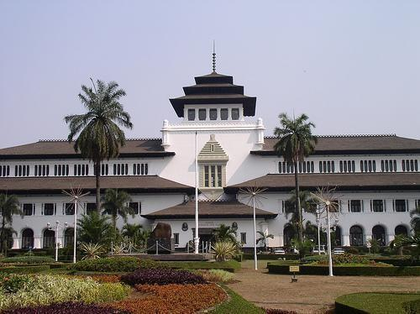
%> input picture Test/image_no2-4.png, 420 x 314 px, shrunk from 500 x 374 before the run
$ octave main.m   (GNU Octave 9; MATLAB toolbox functions it lacks are replaced by stand-ins)
%> lines starting %> are read from the running program, lines starting %| are printed output that depends on the picture
### nomor2_smoothing/konvolusi_citra.m
function output = konvolusi_citra(image, mask)
    mask = double(mask);
    mask = mask / sum(mask(:));  % normalisasi

    [m, n] = size(mask);
    pad_h = floor(m/2);
    pad_w = floor(n/2);

    image = double(image);
    if ismatrix(image)
        padded = padarray(image, [pad_h pad_w], 'replicate');
        [M, N] = size(image);
        output = zeros(M, N);
        for i = 1:M
            for j = 1:N
                region = padded(i:i+m-1, j:j+n-1);
                output(i, j) = sum(sum(region .* mask));
            end
        end

    elseif ndims(image) == 3
        [M, N, C] = size(image);
        output = zeros(M, N, C);
        for c = 1:C
            channel = image(:,:,c);
            padded = padarray(channel, [pad_h pad_w], 'replicate');
            for i = 1:M
                for j = 1:N
                    region = padded(i:i+m-1, j:j+n-1);
                    output(i, j, c) = sum(sum(region .* mask));
                end
            end
        end
    end

    output = uint8(output);
end

### nomor2_smoothing/frequency_filtering.m
function [ilpf_img, glpf_img, blpf_img] = frequency_filtering(image, D0)
    % frequency_filtering - Apply ILPF, GLPF, and BLPF filters
    % Input:  image (RGB or grayscale)
    %         D0 (cutoff frequency)
    % Output: ilpf_img, glpf_img, blpf_img (uint8)

    if ischar(image) || isstring(image)
        image = imread(image);
    end
    image = im2double(image);
    [M, N, C] = size(image);

    [u, v] = meshgrid(0:N-1, 0:M-1);
    D = sqrt((u - N/2).^2 + (v - M/2).^2);

    % Frequency response definitions
    H_ilpf = double(D <= D0);
    H_glpf = exp(-(D.^2) / (2 * (D0^2)));
    n = 2;
    H_blpf = 1 ./ (1 + (D./D0).^(2*n));

    % Initialize output
    ilpf_img = zeros(M, N, C);
    glpf_img = zeros(M, N, C);
    blpf_img = zeros(M, N, C);

    % Apply filters per channel
    for c = 1:C
        F = fftshift(fft2(image(:,:,c)));
        G_ilpf = F .* H_ilpf;
        G_glpf = F .* H_glpf;
        G_blpf = F .* H_blpf;

        ilpf_img(:,:,c) = real(ifft2(ifftshift(G_ilpf)));
        glpf_img(:,:,c) = real(ifft2(ifftshift(G_glpf)));
        blpf_img(:,:,c) = real(ifft2(ifftshift(G_blpf)));
    end

    % Normalize and convert to uint8
    ilpf_img = im2uint8(mat2gray(ilpf_img));
    glpf_img = im2uint8(mat2gray(glpf_img));
    blpf_img = im2uint8(mat2gray(blpf_img));
end

### nomor2_smoothing/spatial_filtering.m
function [mean_filtered, gauss_filtered] = spatial_filtering(image, n)
    % spatial_filtering - Applies mean and Gaussian filters of size n×n
    % Input: image (RGB or grayscale), n (filter size)
    % Output: mean_filtered, gauss_filtered

    mean_filter = ones(n) / (n^2);

    sigma = n / 6;
    [x, y] = meshgrid(-floor(n/2):floor(n/2), -floor(n/2):floor(n/2));
    gauss_filter = exp(-(x.^2 + y.^2) / (2 * sigma^2));
    gauss_filter = gauss_filter / sum(gauss_filter(:));

    mean_filtered  = konvolusi_citra(image, mean_filter);
    gauss_filtered = konvolusi_citra(image, gauss_filter);
end

### nomor2_smoothing/main.m
clear; clc; close all;

% === citra ===
img_gray  = rgb2gray(imread('../Test/image_no2-4.png'));
%> img_gray: size 314x420 uint8; min 0, max 255, mean 131.8
img_color = imread('../Test/image_no2-4.png');
%> img_color is the input picture: size 314x420x3 uint8; mean R, G, B 133.8, 130.5, 133.4

% === PARAMETER ===
n = 10;    % ukuran filter spasial
D0 = 30;  % cutoff frequency

% === RANAH SPASIAL ===
[mean_gray, gauss_gray]   = spatial_filtering(img_gray, n);
%> after the loop in konvolusi_citra (call 2), `for i = 1:M`:
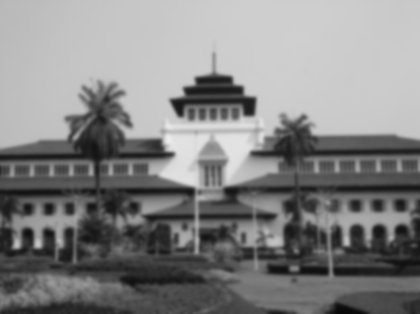
%> output: size 314x420 double; min 8.99, max 236.9, mean 131.8
[mean_color, gauss_color] = spatial_filtering(img_color, n);
%> the loop in konvolusi_citra (call 3), `for c = 1:C` made 3 passes
%> pass 1, in konvolusi_citra (call 3), `channel = image(:,:,c);`:
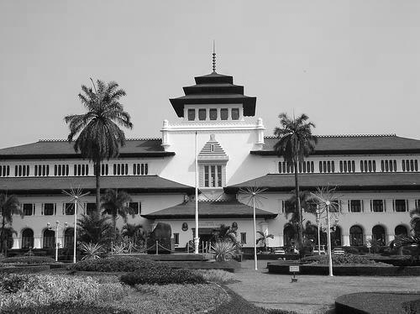
%> channel: size 314x420 double; min 0, max 255, mean 133.8
%> pass 1, in konvolusi_citra (call 3), `padded = padarray(channel, [pad_h pad_w], 'replicate');`:
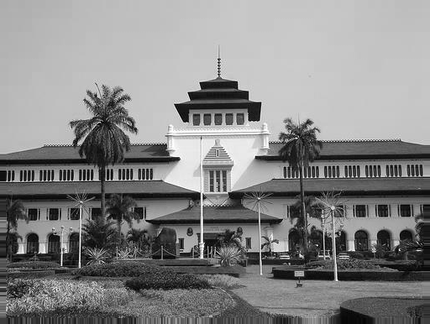
%> padded: size 324x430 double; min 0, max 255, mean 133.5
%> after the loop in konvolusi_citra (call 3), `for c = 1:C`:
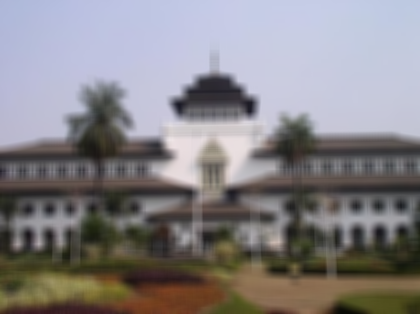
%> output: size 314x420x3 double; mean R, G, B 134, 130.7, 133.7
%> the loop in konvolusi_citra (call 4), `for c = 1:C` made 3 passes
%> pass 3, in konvolusi_citra (call 4), `padded = padarray(channel, [pad_h pad_w], 'replicate');`:
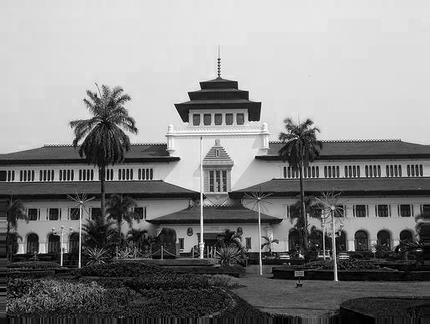
%> padded: size 324x430 double; min 0, max 255, mean 133.1
%> after the loop in konvolusi_citra (call 4), `for c = 1:C`:
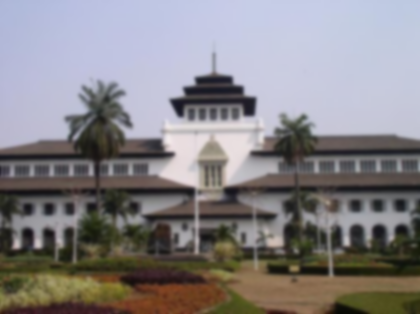
%> output: size 314x420x3 double; mean R, G, B 133.8, 130.5, 133.4; mean of the top-left, top-right, bottom-left and bottom-right quarters 176.6, 184.3, 81, 88.4

% === RANAH FREKUENSI (gunakan grayscale) ===
[ilpf_img, glpf_img, blpf_img] = frequency_filtering(img_gray, D0);
%> after the loop in frequency_filtering, `for c = 1:C`:
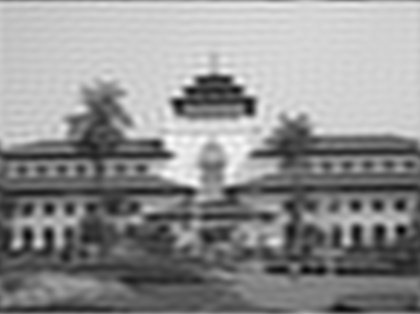
%> ilpf_img: size 314x420 double; min -0.0909, max 0.986, mean 0.517; drawn with min black and max white

% === TAMPILKAN HASIL ===
figure('Name','Smoothing - Spatial Domain');
subplot(2,3,1); imshow(img_gray); title('Original Grayscale');
subplot(2,3,2); imshow(mean_gray); title('Mean Filter');
subplot(2,3,3); imshow(gauss_gray); title('Gaussian Filter');
subplot(2,3,4); imshow(img_color); title('Original Color');
subplot(2,3,5); imshow(mean_color); title('Mean Filter (Color)');
subplot(2,3,6); imshow(gauss_color); title('Gaussian Filter (Color)');

figure('Name','Smoothing - Frequency Domain');
subplot(2,2,1); imshow(img_gray); title('Original');
subplot(2,2,2); imshow(ilpf_img); title('ILPF');
subplot(2,2,3); imshow(glpf_img); title('GLPF');
subplot(2,2,4); imshow(blpf_img); title('BLPF');
